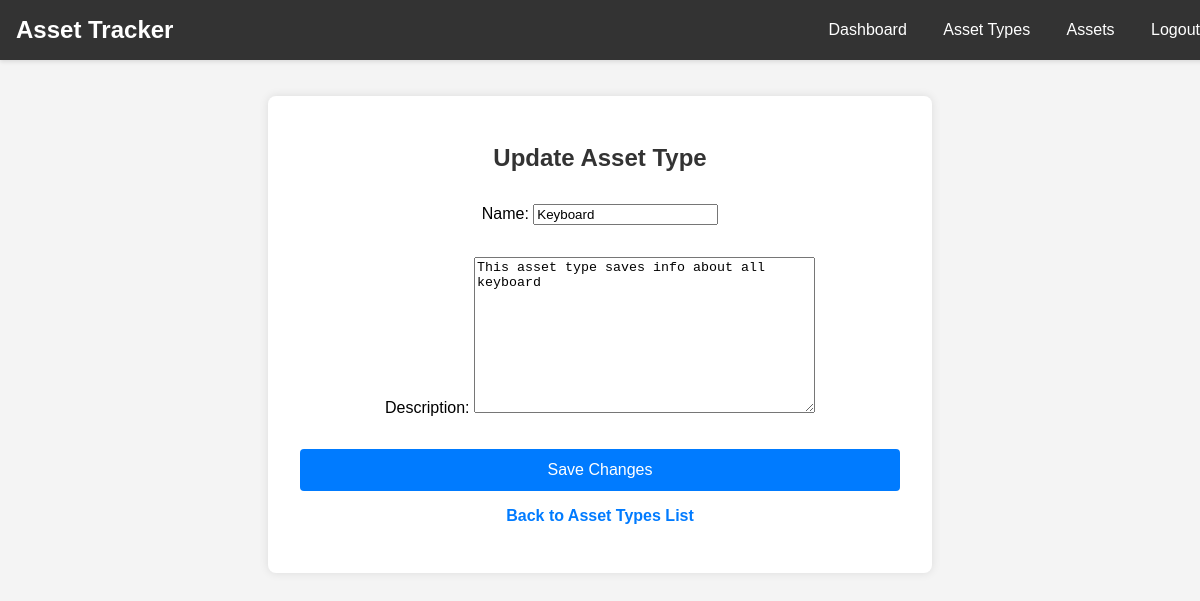
Screenshot of /asset-management/asset-types/update/6/ with the database file from the repository.
### asset_management/models.py (models this page shows)
class AssetType(models.Model):
    name = models.CharField(max_length=100, unique=True)
    description = models.TextField(max_length=500, blank=True, null=True)
    created_at = models.DateTimeField(auto_now_add=True)
    updated_at = models.DateTimeField(auto_now=True)
    def __str__(self):
        return self.name

### asset_management/views.py (the view)
# urls.py: path('asset-types/update/<int:pk>/', update_asset_type, name='update_asset_type'),
def update_asset_type(request, pk):
    asset_type = get_object_or_404(AssetType, pk=pk)
    print(asset_type)
    if request.method == 'POST':
        print("-------")
        form = AssetTypeForm(request.POST, instance=asset_type)
        if form.is_valid():
            print("--------")
            form.save()
            return redirect('list_asset_types')
    else:
        form = AssetTypeForm(instance=asset_type)
    return render(request, 'asset_management/update_asset_type.html', {'form': form,'asset_type': asset_type})

### asset_management/forms.py
class AssetTypeForm(forms.ModelForm):
    class Meta:
        model = AssetType
        fields = ['name', 'description']

### asset_management/templates/asset_management/update_asset_type.html (shortened to what this page needs)
<!DOCTYPE html>
<html lang="en">
<head>
</head>
<body>
    <nav class="navbar">
        <div class="brand">Asset Tracker</div>
        <div>
            <a href="{% url 'dashboard' %}">Dashboard</a>
            <a href="{% url 'list_asset_types' %}">Asset Types</a>
            <a href="{% url 'list_assets' %}">Assets</a>
            <a href="{% url 'logout' %}">Logout</a>
        </div>
    </nav>
    <div class="container">
        <h1>Update Asset Type</h1>
        <form method="post" action="{% url 'update_asset_type' asset_type.pk %}">
            {{ form.as_p }}
            <button type="submit">Save Changes</button>
        </form>
        <p><a href="{% url 'list_asset_types' %}">Back to Asset Types List</a></p>
    </div>
</body>
</html>

### asset_management/templates/asset_management/update_asset_type.html (style rules this page uses)
body { font-family: Arial, sans-serif; background-color: #f4f4f4; margin: 0; padding: 0; display: flex; flex-direction: column; align-items: center; }
.navbar { background-color: #333; color: #fff; padding: 1rem; display: flex; justify-content: space-between; align-items: center; box-shadow: 0 2px 4px rgba(0, 0, 0, 0.1); position: fixed; width: 100%; top: 0; left: 0; z-index: 1000; }
.navbar .brand { font-size: 1.5rem; font-weight: bold; }
.navbar a { color: #fff; text-decoration: none; padding: 0.5rem 1rem; font-size: 1rem; }
.container { width: 90%; max-width: 600px; margin: 6rem auto 2rem; padding: 2rem; background-color: #ffffff; border-radius: 8px; box-shadow: 0 0 10px rgba(0, 0, 0, 0.1); }
h1 { font-size: 24px; margin-bottom: 1rem; color: #333; text-align: center; }
form { display: flex; flex-direction: column; }
button { background-color: #007bff; color: #fff; border: none; padding: 0.75rem; border-radius: 4px; font-size: 16px; cursor: pointer; transition: background-color 0.3s ease; margin-top: 1rem; }
p { text-align: center; margin-top: 1rem; }
p a { color: #007bff; text-decoration: none; font-weight: bold; }

### rows the page displays
AssetType: name "Keyboard", description "This asset type saves info about all keyboard"
